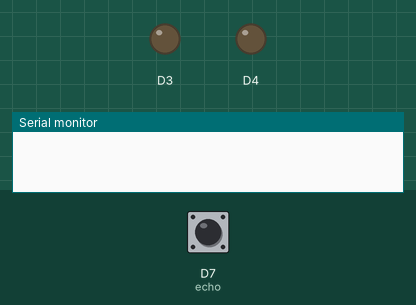
Simulated run of this sketch. Board: ESP8266 (NodeMCU). Parts: output pins drawn as LEDs (lit = HIGH), the last lines printed to the serial monitor. The inputs (shaded band) are chosen by the test bench; at power-on: D7 (echo) LOW. Pins used as bus, display or sensor lines are not drawn.

Above: at 0.1 s.
At 1.8 s:
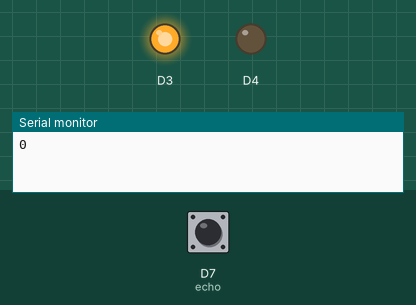
1.9 s: D7 (echo) pulsed HIGH 2 times (0.12 s each, 0.3 s apart)
At 3.0 s:
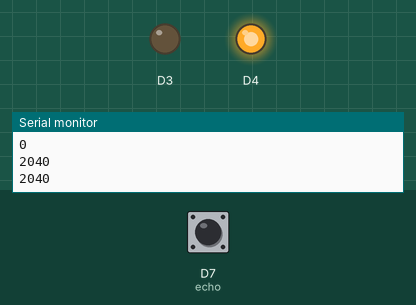
Timing chart, 0 to 4.9 s (numbered marks = the images above; inputs shaded):
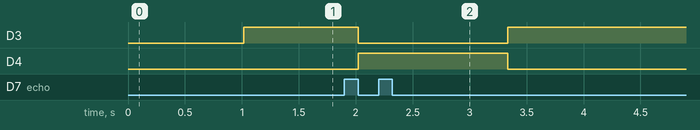

Measured:
- after the input at 1.9 s, D3: HIGH → LOW after 0.12 s, → HIGH 1.3 s later; D4: LOW → HIGH after 0.12 s, → LOW 1.3 s later

The sketch:

sketch_apr03c1.ino
```cpp
void setup() {
 pinMode(D2,OUTPUT);//trig
 pinMode(D7,INPUT);//echo
 pinMode(D3,OUTPUT);
 pinMode(D4,OUTPUT);
 Serial.begin(9600);
}
void loop() {

 digitalWrite(D2,LOW);
 delay(5);

 digitalWrite(D2,HIGH);
 delay(10);

digitalWrite(D2,LOW);

int Sen=pulseIn(D7,HIGH);
//Serial.println(Sen);

int distance=(Sen/2)*0.034 ;

Serial.println(distance);

if (distance<20)
 {
  digitalWrite(D3,HIGH);
  digitalWrite(D4,LOW);
 }
 else if (distance>50)
 {
   digitalWrite(D3,LOW);
   digitalWrite(D4,HIGH);
 }
 else
 {
   digitalWrite(D3,LOW);
   digitalWrite(D4,LOW);
 }
}
```
